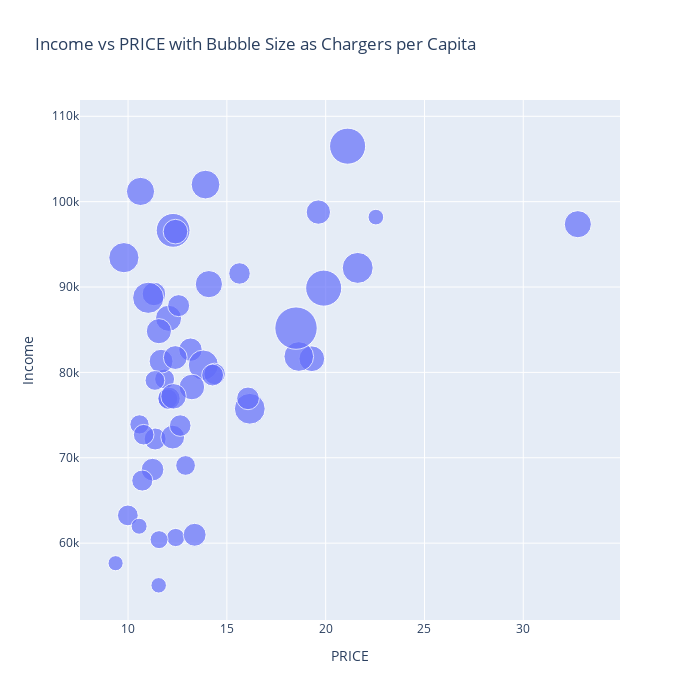

The notebook cell saved with this chart:
### Markdown cell above
- Compare them by showing the scatter plot using a bubble chart.

### Code cell
fig = px.scatter(
    ev_income_electricity,
    x='PRICE',
    y='income',
    size='chargers_ratio',
    size_max=30,
    hover_name='state_full',
    hover_data={'chargers_ratio': True, 'income': True, 'PRICE': True},
    title='Income vs PRICE with Bubble Size as Chargers per Capita'
)

fig.update_layout(
    xaxis_title='PRICE',
    yaxis_title='Income',
    showlegend=False
)

fig.update_layout(width = 700, height = 700)
fig.show()

### Figure 1 — Plotly figure (JSON) as saved in the notebook; plotly's stock layout.template omitted (floating-point values rounded to 4 significant figures)
{"data": [{"customdata": [[102.3], [138.6], [179.6], [229.2], [541.0], [476.0], [399.8], [283.9], [201.4], [235.9], [306.6], [378.2], [154.7], [201.6], [160.2], [263.6], [106.5], [95.76], [541.7], [344.0], [395.5], [214.5], [308.3], [272.9], [100.4], [166.0], [213.7], [209.2], [231.5], [246.8], [192.3], [219.0], [237.3], [275.5], [194.2], [185.0], [405.8], [193.2], [366.8], [162.3], [236.0], [177.1], [162.8], [330.9], [252.6], [749.1], [380.4], [198.4], [135.0], [270.5]], "hovertemplate": "<b>%{hovertext}</b><br><br>PRICE=%{x}<br>income=%{y}<br>chargers_ratio=%{customdata[0]}<extra></extra>", "hovertext": ["Alaska", "Alabama", "Arkansas", "Arizona", "California", "Colorado", "Connecticut", "Delaware", "Florida", "Georgia", "Hawaii", "Iowa", "Idaho", "Illinois", "Indiana", "Kansas", "Kentucky", "Louisiana", "Massachusetts", "Maryland", "Maine", "Michigan", "Minnesota", "Missouri", "Mississippi", "Montana", "North Carolina", "North Dakota", "Nebraska", "New Hampshire", "New Jersey", "New Mexico", "Nevada", "New York", "Ohio", "Oklahoma", "Oregon", "Pennsylvania", "Rhode Island", "South Carolina", "South Dakota", "Tennessee", "Texas", "Utah", "Virginia", "Vermont", "Washington", "Wisconsin", "West Virginia", "Wyoming"], "legendgroup": "", "marker": {"color": "#636efa", "size": [102.3, 138.6, 179.6, 229.2, 541.0, 476.0, 399.8, 283.9, 201.4, 235.9, 306.6, 378.2, 154.7, 201.6, 160.2, 263.6, 106.5, 95.76, 541.7, 344.0, 395.5, 214.5, 308.3, 272.9, 100.4, 166.0, 213.7, 209.2, 231.5, 246.8, 192.3, 219.0, 237.3, 275.5, 194.2, 185.0, 405.8, 193.2, 366.8, 162.3, 236.0, 177.1, 162.8, 330.9, 252.6, 749.1, 380.4, 198.4, 135.0, 270.5], "sizemode": "area", "sizeref": 0.8323, "symbol": "circle"}, "mode": "markers", "name": "", "orientation": "v", "showlegend": false, "type": "scatter", "x": [22.54, 12.41, 9.99, 13.16, 19.9, 12.28, 21.62, 12.05, 11.37, 12.26, 32.76, 13.81, 10.58, 12.56, 12.02, 11.56, 10.56, 9.37, 21.11, 13.92, 16.16, 16.07, 14.09, 13.23, 11.55, 11.85, 11.24, 12.07, 11.31, 19.63, 15.64, 13.37, 11.67, 19.3, 12.64, 10.72, 11.02, 14.38, 18.64, 12.91, 12.39, 10.79, 11.36, 10.63, 12.4, 18.5, 9.79, 14.28, 11.57, 12.3], "xaxis": "x", "y": [98190, 60660, 63250, 82660, 89870, 96640, 92240, 86340, 72200, 72420, 97360, 80860, 73910, 87820, 76910, 84830, 61980, 57650, 106500, 102000, 75740, 76960, 90340, 78290, 55060, 79220, 68610, 76960, 89190, 98780, 91590, 60980, 81310, 81600, 73770, 67330, 88740, 79820, 81860, 69100, 81740, 72700, 79060, 101200, 96490, 85190, 93440, 79690, 60410, 77200], "yaxis": "y"}], "layout": {"height": 700, "legend": {"itemsizing": "constant", "tracegroupgap": 0}, "showlegend": false, "title": {"text": "Income vs PRICE with Bubble Size as Chargers per Capita"}, "width": 700, "xaxis": {"anchor": "y", "autorange": true, "domain": [0, 1], "range": [7.568, 34.89], "title": {"text": "PRICE"}, "type": "linear"}, "yaxis": {"anchor": "x", "autorange": true, "domain": [0, 1], "range": [51000.0, 111900.0], "title": {"text": "Income"}, "type": "linear"}}}
